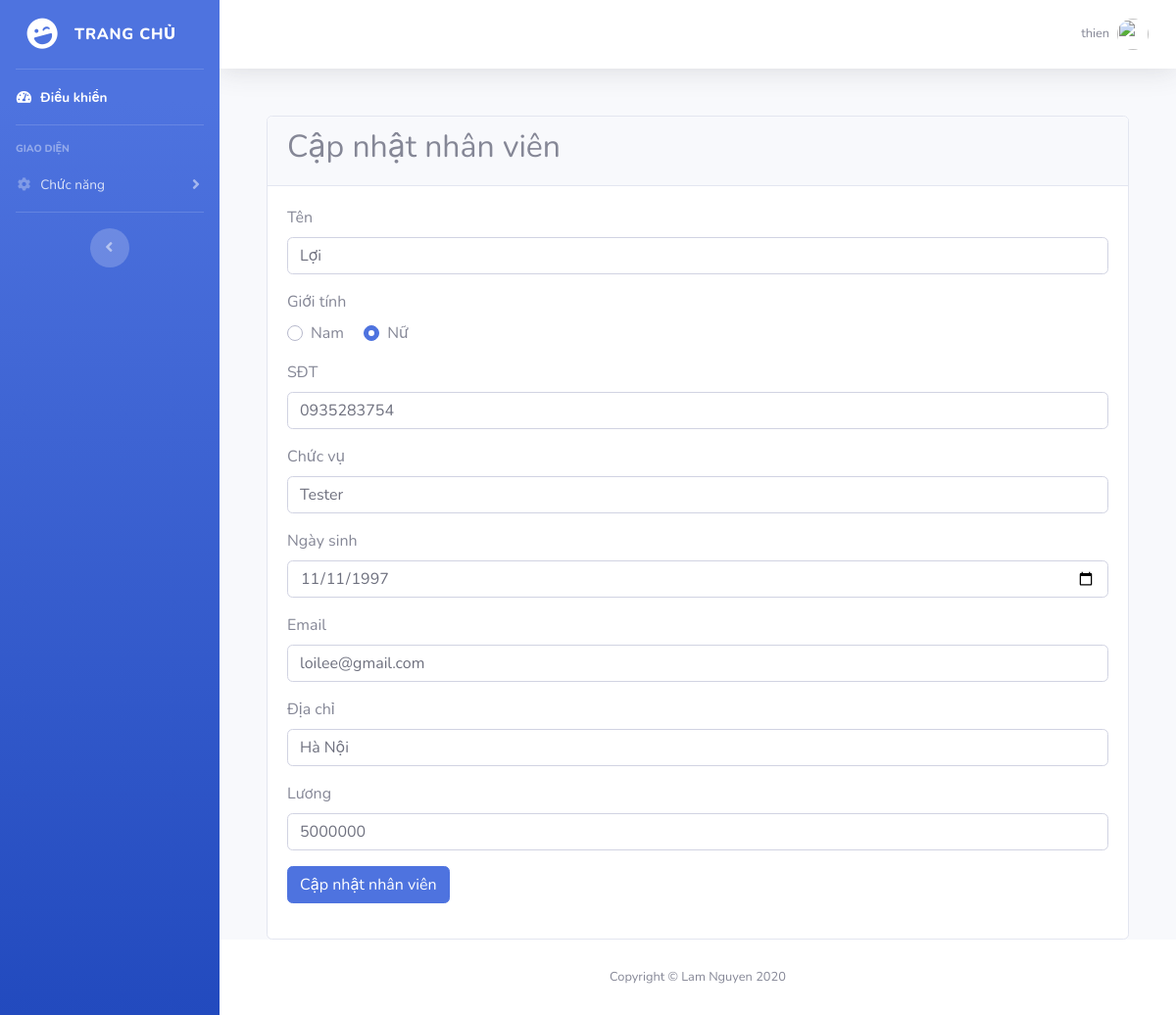
Page /update.php?id=1 (signed in) on the committed database.
### tables this page shows
CREATE TABLE `employee` (
  `id` int(11) NOT NULL,
  `ten` varchar(50) NOT NULL,
  `gioi_tinh` varchar(6) NOT NULL,
  `sdt` varchar(15) NOT NULL,
  `chuc_vu` varchar(50) NOT NULL,
  `ngay_sinh` date NOT NULL,
  `email` varchar(50) NOT NULL,
  `dia_chi` varchar(11) NOT NULL,
  `luong` int(30) NOT NULL
);

### update.php (the view, shortened to what this page needs)
<?php
    require 'dbconfig.php';
    $id = $_GET['id'];
    $sql = 'SELECT * FROM employee WHERE id=:id';
    $statement = $conn->prepare($sql);
    $statement->execute([':id' => $id ]);
    $person = $statement->fetch(PDO::FETCH_OBJ);
?>
<?php
    include('includes/header.php');
    include('includes/navbar.php');
?>
<div class="container-fluid">
  <div class="card mt-5">
    <div class="card-header">
      <h2>Cập nhật nhân viên</h2>
    </div>
    <div class="card-body">
      <form method="post">
        <div class="form-group">
          <label for="ten">Tên</label>
          <input value="<?= $person->ten; ?>" type="text" name="ten" id="ten" class="form-control">
        </div>
        <div class="form-group">
          <label for="gioi_tinh">Giới tính</label>
            <?php if($person->gioi_tinh == 'nữ'): ?>
                <div class="custom-control custom-radio custom-control-inline">
                <label class="custom-control-label" for="customRadio">Nam</label>
                </div>
                <div class="custom-control custom-radio custom-control-inline">
                    <label class="custom-control-label" for="customRadio2">Nữ</label>
                </div>
            <?php endif; ?>
        </div>
        <div class="form-group">
          <label for="sdt">SĐT</label>
          <input type="text" value="<?= $person->sdt; ?>" name="sdt" id="sdt" class="form-control">
        </div>
        <div class="form-group">
          <label for="chuc_vu">Chức vụ</label>
          <input type="text" value="<?= $person->chuc_vu; ?>" name="chuc_vu" id="chuc_vu" class="form-control">
        </div>
        <div class="form-group">
          <label for="ngay_sinh">Ngày sinh</label>
          <input type="date" value="<?= $person->ngay_sinh; ?>" name="ngay_sinh" id="ngay_sinh" class="form-control">
        </div>
        <div class="form-group">
          <label for="email">Email</label>
          <input type="email" value="<?= $person->email; ?>" name="email" id="email" class="form-control">
        </div>
        <div class="form-group">
          <label for="dia_chi">Địa chỉ</label>
          <input type="text" value="<?= $person->dia_chi; ?>" name="dia_chi" id="dia_chi" class="form-control">
        </div>
        <div class="form-group">
          <label for="luong">Lương</label>
          <input type="text" value="<?= $person->luong; ?>" name="luong" id="luong" class="form-control">
        </div>
        <div class="form-group">
          <button type="submit" class="btn btn-primary">Cập nhật nhân viên</button>
        </div>
      </form>
    </div>
  </div>
<?php
  include('includes/footer.php');
?>

### rows in the picture
employee: ten "Lợi", sdt "0935283754", chuc_vu "Tester", ngay_sinh "11/11/1997", email "loilee@gmail.com", dia_chi "Hà Nội", luong "5000000"

### other values in the picture
$_SESSION['username'] "thien"
